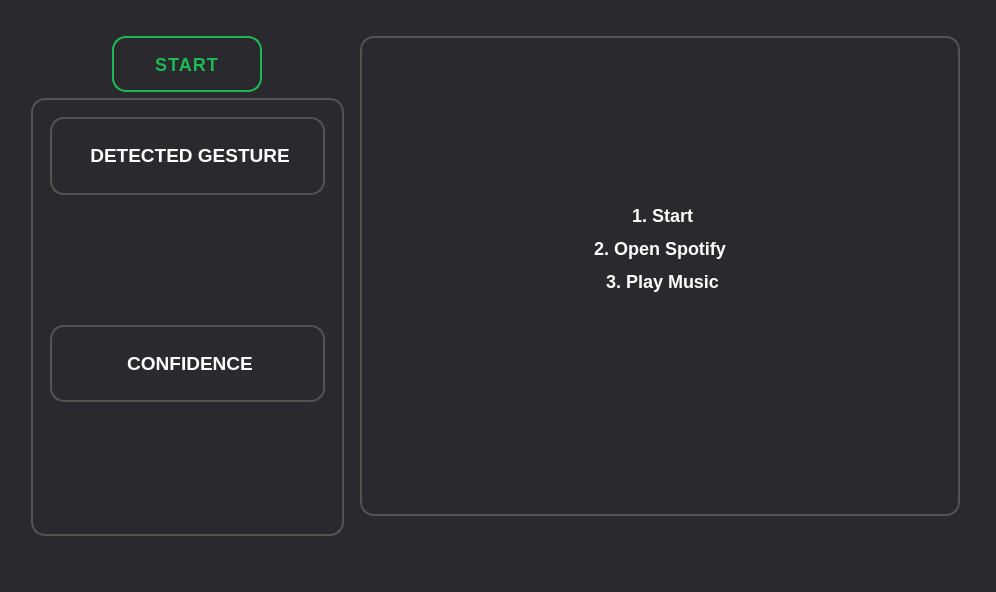
<?xml version="1.0" encoding="UTF-8"?>
<ui version="4.0">
 <class>DetectionWindow</class>
 <widget class="QDialog" name="DetectionWindow">
  <property name="geometry">
   <rect>
    <x>0</x>
    <y>0</y>
    <width>996</width>
    <height>592</height>
   </rect>
  </property>
  <property name="minimumSize">
   <size>
    <width>996</width>
    <height>592</height>
   </size>
  </property>
  <property name="maximumSize">
   <size>
    <width>996</width>
    <height>592</height>
   </size>
  </property>
  <property name="windowTitle">
   <string>Detection</string>
  </property>
  <property name="styleSheet">
   <string notr="true">QDialog {
background-color:  #2a292e;
}

QLabel {
color: white;
font-size: 18px;
font-weight: bold;
}

QPushButton{
font-size: 18px;
font-weight: bold;
color: #1db954;
border: 2px solid #1db954;
border-radius: 14px;
letter-spacing: 1px;
}
QPushButton:hover {
color: #121212;
background-color: 	#1db954;
border: 2px solid #121212;
}

QHBoxLayout {
border: 2px solid green;
}</string>
  </property>
  <layout class="QHBoxLayout" name="horizontalLayout_2">
   <item>
    <layout class="QHBoxLayout" name="horizontalLayout">
     <property name="leftMargin">
      <number>10</number>
     </property>
     <property name="topMargin">
      <number>25</number>
     </property>
     <property name="rightMargin">
      <number>25</number>
     </property>
     <property name="bottomMargin">
      <number>25</number>
     </property>
     <item>
      <layout class="QHBoxLayout" name="information">
       <item>
        <layout class="QVBoxLayout" name="verticalLayout_4">
         <property name="leftMargin">
          <number>10</number>
         </property>
         <property name="topMargin">
          <number>0</number>
         </property>
         <property name="rightMargin">
          <number>10</number>
         </property>
         <property name="bottomMargin">
          <number>20</number>
         </property>
         <item alignment="Qt::AlignHCenter">
          <widget class="QPushButton" name="pushButton_2">
           <property name="minimumSize">
            <size>
             <width>150</width>
             <height>56</height>
            </size>
           </property>
           <property name="maximumSize">
            <size>
             <width>150</width>
             <height>56</height>
            </size>
           </property>
           <property name="cursor">
            <cursorShape>PointingHandCursor</cursorShape>
           </property>
           <property name="text">
            <string>START</string>
           </property>
          </widget>
         </item>
         <item>
          <widget class="QWidget" name="verticalWidget" native="true">
           <property name="styleSheet">
            <string notr="true">border: 2px solid #535353;
border-radius: 14px;</string>
           </property>
           <layout class="QVBoxLayout" name="verticalLayout">
            <property name="bottomMargin">
             <number>20</number>
            </property>
            <item>
             <widget class="QLabel" name="label">
              <property name="styleSheet">
               <string notr="true">color: white;
border: 2px solid #535353;
border-radius: 14px;
padding: 10px;
margin: 10px;
</string>
              </property>
              <property name="text">
               <string>&lt;html&gt;&lt;head/&gt;&lt;body&gt;&lt;p align=&quot;center&quot;&gt;&lt;span style=&quot; font-size:14pt;&quot;&gt;DETECTED GESTURE&lt;/span&gt;&lt;/p&gt;&lt;/body&gt;&lt;/html&gt;</string>
              </property>
             </widget>
            </item>
            <item>
             <widget class="QLabel" name="detected_gesture_name">
              <property name="styleSheet">
               <string notr="true">color: #1db954;
border: none;</string>
              </property>
              <property name="text">
               <string>&lt;html&gt;&lt;head/&gt;&lt;body&gt;&lt;p align=&quot;center&quot;&gt;&lt;br/&gt;&lt;/p&gt;&lt;/body&gt;&lt;/html&gt;</string>
              </property>
             </widget>
            </item>
            <item>
             <widget class="QLabel" name="label_2">
              <property name="styleSheet">
               <string notr="true">color: white;
border: 2px solid #535353;
border-radius: 14px;
padding: 10px;
margin: 10px;
</string>
              </property>
              <property name="text">
               <string>&lt;html&gt;&lt;head/&gt;&lt;body&gt;&lt;p align=&quot;center&quot;&gt;&lt;span style=&quot; font-size:14pt;&quot;&gt;CONFIDENCE&lt;/span&gt;&lt;/p&gt;&lt;/body&gt;&lt;/html&gt;</string>
              </property>
             </widget>
            </item>
            <item>
             <widget class="QLabel" name="detection_confidence">
              <property name="styleSheet">
               <string notr="true">color: #1db954;
border: none;</string>
              </property>
              <property name="text">
               <string>&lt;html&gt;&lt;head/&gt;&lt;body&gt;&lt;p align=&quot;center&quot;&gt;&lt;br/&gt;&lt;/p&gt;&lt;/body&gt;&lt;/html&gt;</string>
              </property>
             </widget>
            </item>
           </layout>
          </widget>
         </item>
        </layout>
       </item>
      </layout>
     </item>
     <item>
      <layout class="QHBoxLayout" name="horizontalLayout_8">
       <item>
        <layout class="QVBoxLayout" name="verticalLayout_3">
         <item>
          <widget class="QLabel" name="detection_camera">
           <property name="minimumSize">
            <size>
             <width>600</width>
             <height>400</height>
            </size>
           </property>
           <property name="styleSheet">
            <string notr="true">QLabel {
border-radius: 14px;
border: 2px solid #535353;
}</string>
           </property>
           <property name="text">
            <string>&lt;html&gt;&lt;head/&gt;&lt;body&gt;&lt;p align=&quot;center&quot;&gt;1. Start&lt;/p&gt;&lt;p align=&quot;center&quot;&gt;2. Open Spotify &lt;/p&gt;&lt;p align=&quot;center&quot;&gt;3. Play Music&lt;/p&gt;&lt;p&gt;&lt;br/&gt;&lt;/p&gt;&lt;/body&gt;&lt;/html&gt;</string>
           </property>
          </widget>
         </item>
         <item>
          <layout class="QHBoxLayout" name="horizontalLayout_10">
           <property name="topMargin">
            <number>20</number>
           </property>
           <property name="bottomMargin">
            <number>20</number>
           </property>
          </layout>
         </item>
        </layout>
       </item>
      </layout>
     </item>
    </layout>
   </item>
  </layout>
 </widget>
 <resources/>
 <connections/>
</ui>
